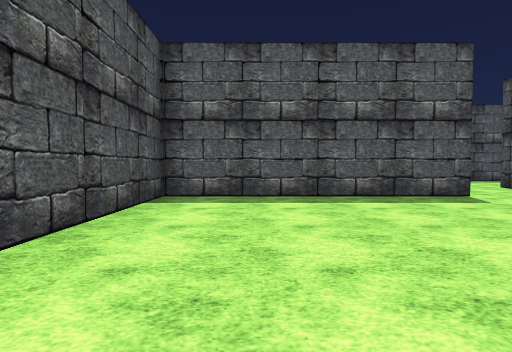
View 1 (above)

21 first-person views from a walk through a 3-D level made in the Unity game engine. The camera is 1.2 m above the floor, tilts 2° down and sees 80° across. The floor is counted in squares, 2 m on a side. Each view is taken from the middle of a square. On the plan, view 1 faces up. The plan holds only what a view shows up to about 9 squares ahead; the rest is blank. The place goes on beyond the plan. The terrain is drawn as flat ground. The player is left out. Some surface patterns are stand-ins.

View 2
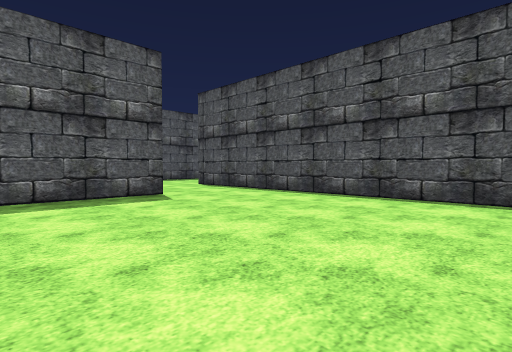

View 3
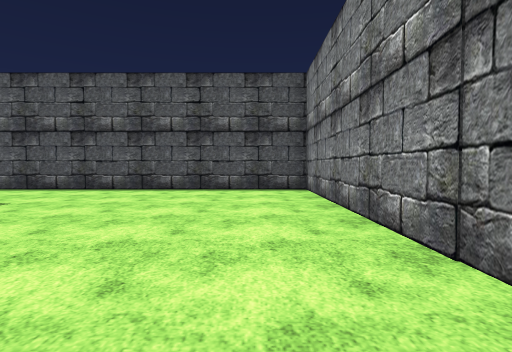

View 4
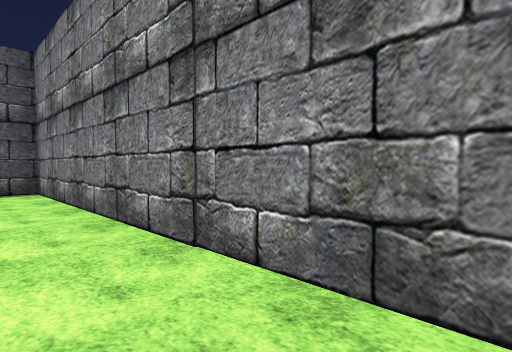

View 5
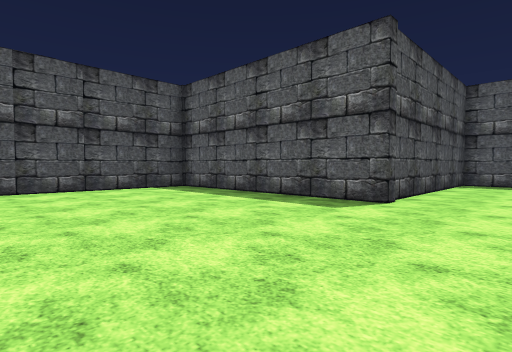

View 6
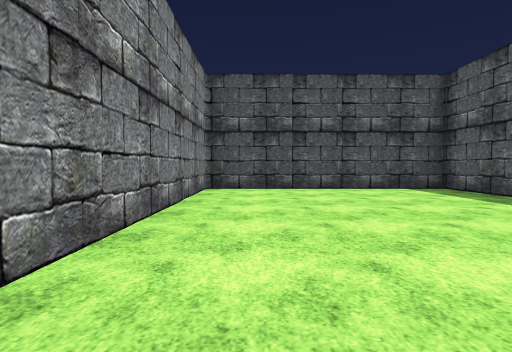

View 7
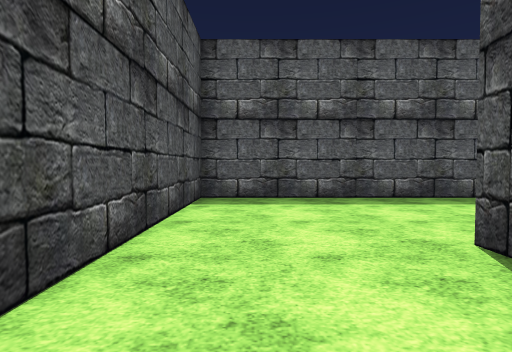

View 8
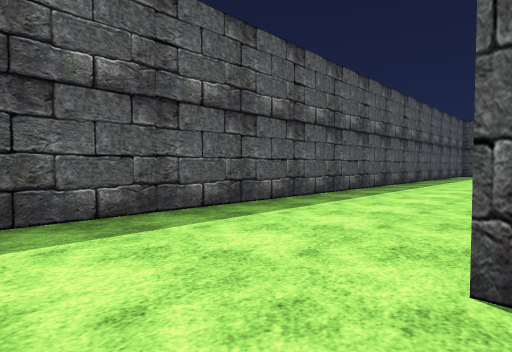

View 9
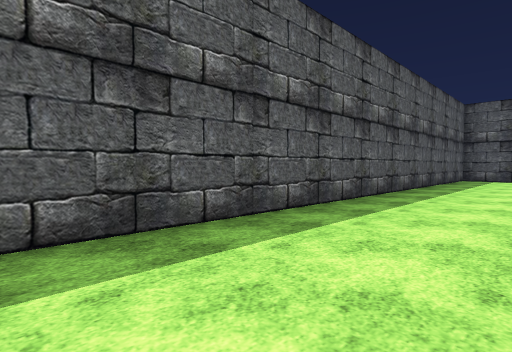

View 10
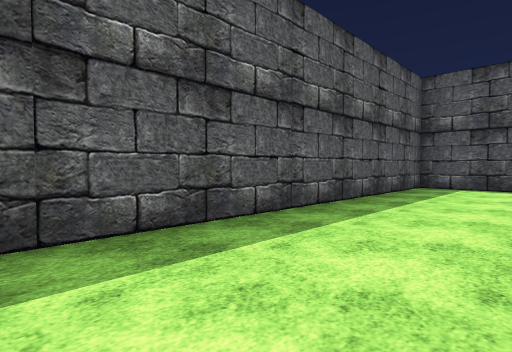

View 11
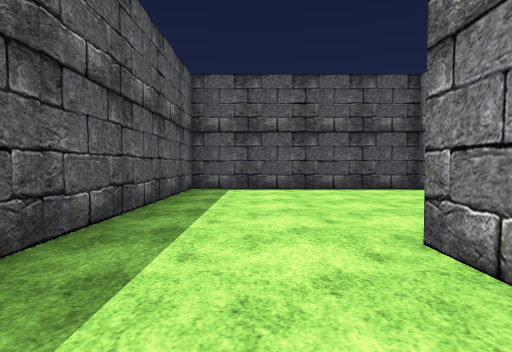

View 12
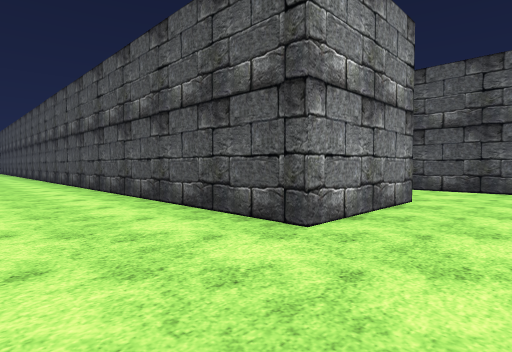

View 13
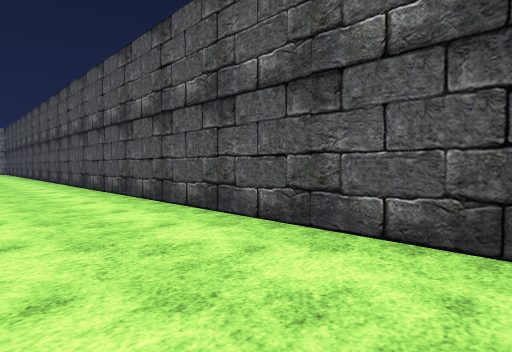

View 14
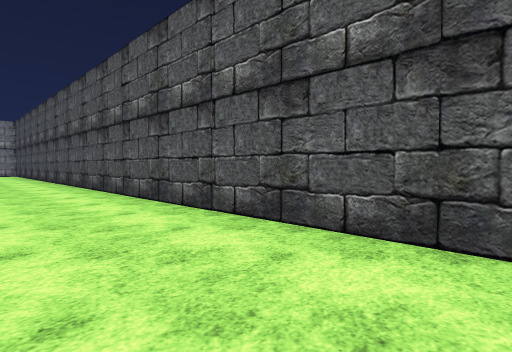

View 15
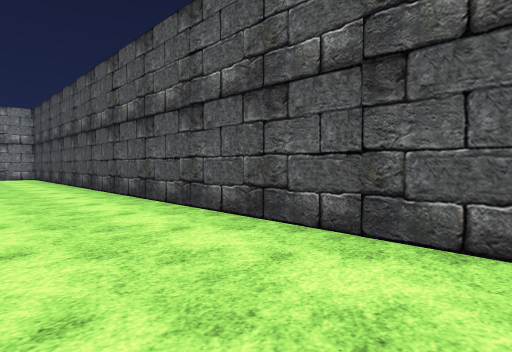

View 16
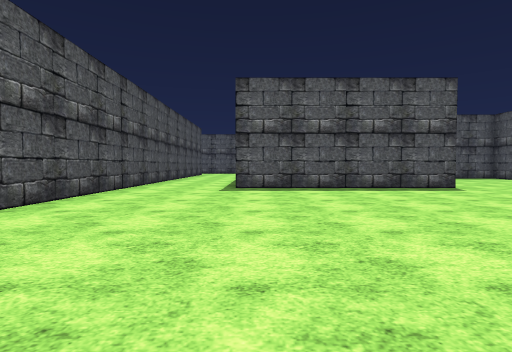

View 17
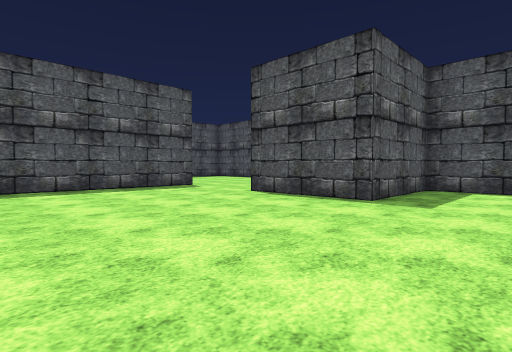

View 18
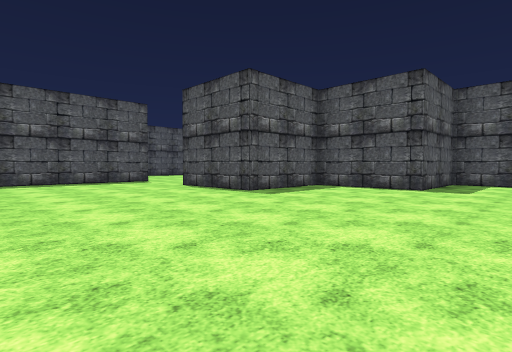

View 19
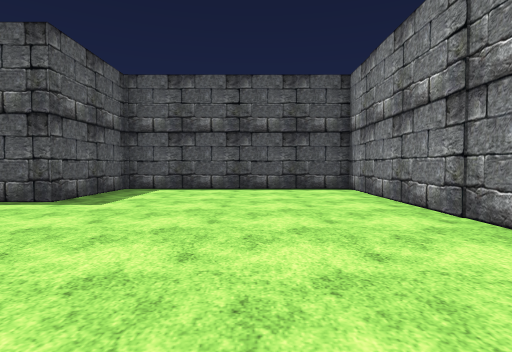

View 20
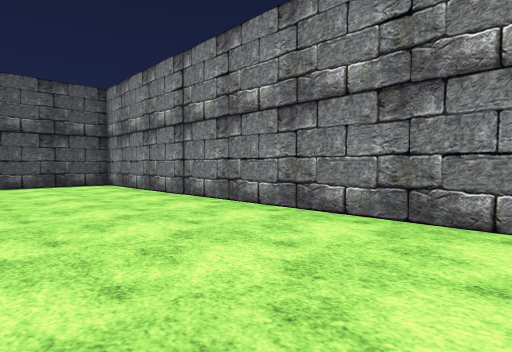

View 21
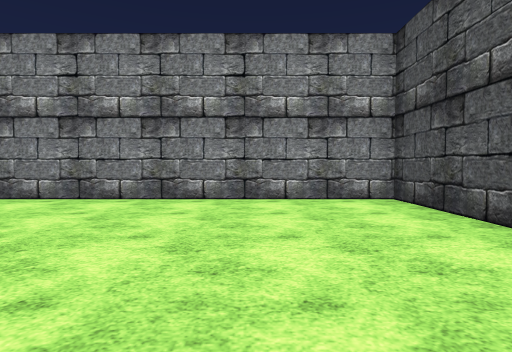

### Floor plan
Points are (right, up) in squares from view 1. A wall is a line through its corners. A room is listed if a view was taken in it or the views show most of it. See-through windows are left out.
Room 1 (views 1, 2, 3, 4, 5, 6, 7, 8)
walls: (4, 9.4) (4, 5.8) (-1.8, 5.8) (-1.8, -0.3) (6.7, -0.3) (6.7, 8.3)
ways out: opening at (5.5, 9.5) to room 2
Room 2 (views 9, 10, 11, 12, 13, 14, 15, 16, 17, 18, 19, 20, 21)
walls: (18.4, -2.9) (12.4, -2.9); (9.6, -14.9) (9.6, -17.4) (23.8, -17.4) (23.8, -11.7) (21, -11.7) (21, -8.8) (18, -8.8) (18, -5.8); (17.5, 8.7) (18.4, 8.7); (23.8, 5.8) (23.8, 11.6) (4, 11.6) (4, 9.4); (6.7, 8.3) (9.6, 8.3) (9.6, -12.4)
ways out: opening at (5.5, 9.5) to room 1; opening at (18, -4.5)

Positions as (right, up) in squares from view 1, and headings:
1: (0, 0), facing up
2: (1, 0), facing up-right
3: (-1, 1), facing right
4: (-1, 1), facing down-right
5: (6, 1), facing up-left
6: (6, 1), facing left
7: (5, 6), facing up
8: (5, 8), facing up-right
9: (10, 9), facing up-right
10: (15, 9), facing up-right
11: (16, 10), facing right
12: (12, 10), facing down-left
13: (12, 7), facing down-left
14: (12, 3), facing down-left
15: (12, -2), facing down-left
16: (13, -11), facing up
17: (13, -11), facing up-right
18: (13, -14), facing up-right
19: (16, -15), facing right
20: (14, -14), facing down-right
21: (12, -12), facing down
